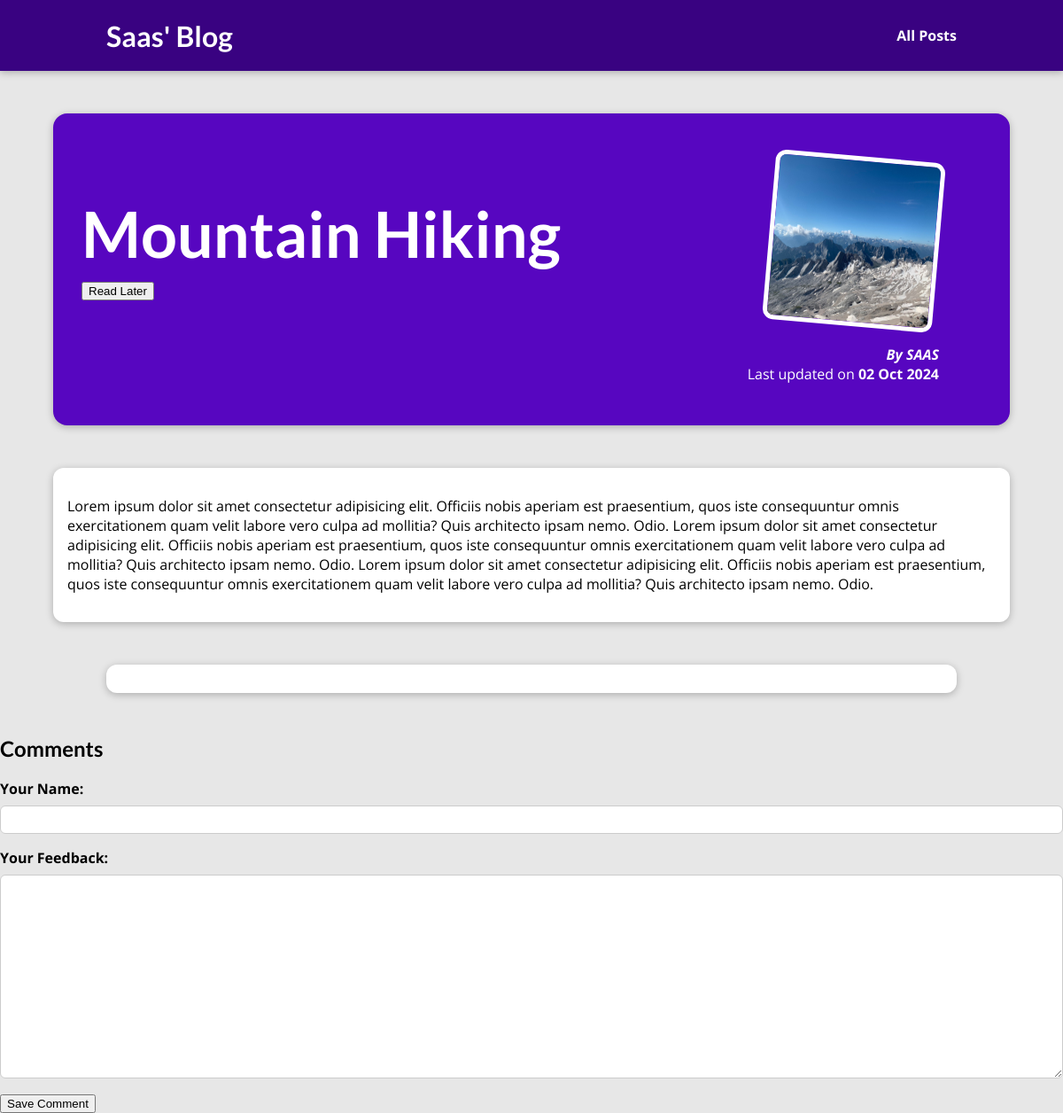
The app's page /posts/mountain-hiking with its own data.
### blog/models.py (models this page shows, shortened)
class Post(models.Model):
    title = models.CharField(max_length= 80)
    excerpt = models.CharField(max_length= 250)
    image = models.ImageField(upload_to="posts", null=True)
    content = models.TextField()
    slug = models.SlugField(unique=True, db_index=True)
    date = models.DateField((""), auto_now=False, auto_now_add=False, null=True)
    author = models.ForeignKey(Author, on_delete=models.SET_NULL, null=True, related_name="posts")
    tags = models.ManyToManyField(Tag)

class Author(models.Model):
    name = models.CharField(max_length=30)
    def __str__(self):
        return f"{self.name}"

### blog/views.py (the view, shortened to what this page needs)
# urls.py: path("posts/<slug:slug>", views.SinglePostView.as_view(), name="post-detail-page")
class SinglePostView(View):
    template_name = "blogs/post-detail.html"
    model = Post
    def get(self, request, slug):
        post= Post.objects.get(slug=slug)
        context = {
            "post":post,
            "pos_tags": post.tags.all(),
            "comment_form": CommentForm(),
            "comments": post.comments.all().order_by("-id")
        }
        return render(request, "blogs/post-detail.html", context)
    def post(self, request, slug):
        comment_form = CommentForm(request.POST)
        post= Post.objects.get(slug=slug)
        if comment_form.is_valid():
            comment = comment_form.save(commit=False)
            comment.post = post
            comment.save()
            return HttpResponseRedirect(reverse("post-detail-page", args=[slug]))
        context = {
            "post":post,
            "post_tags": post.tags.all(),
            "comment_form": comment_form,
            "comments": post.comments.all()
        }
        return render(request, "blogs/post-detail.html", context)

### blog/forms.py
class CommentForm(forms.ModelForm):
    class Meta:
        model = Comment
        exclude = ["post"]
        labels = {
            "user_name":"Your Name",
            "comment_text": "Your Feedback"
        }
        error_messages={
            "user_name":{
                "required": "Your name must not be empty!",
                "max_length": "Please, enter the maximum of 100 characters"
            },
            "comment_text":{
                "required": "Your text must not be empty!"
            }
        }

### blog/templates/blogs/post-detail.html (shortened to what this page needs)
{% extends "base.html" %}
{% load static %}
{% block  css_files %}
    <link rel="stylesheet" href="{% static "blogs/post-details.css" %}">
{% endblock  %}
{% block  content %}
    <section id="summary">
        <h2>{{ post.title }}</h2>
        <div id="read_later">
            <button>Read Later</button>
        </div>
        <article>
            <img src="{{ post.image.url }}" alt={{ post.title }} />
            <address>By {{ post.author}}</address>
            <div>
                Last updated on <time>{{ post.date|date:"d M Y"}}</time>
            </div>
        </article>
    </section>
    <main>
        <p>{{ post.content|linebreaks }}</p>
    </main>
    <section id="comments">
    </section>
    <div class="comment_session">
        <h2>Comments</h2>
        <form actio="{% url "post-detail-page" post.slug %}" method="POST" novalidate>
            {% for form_field in comment_form %}
                <div class="form-control">
                    {{ form_field.label_tag }}
                    {{ form_field }}
                </div>
            {% endfor %}
            <button>Save Comment</button>
        </form>
    </div>
{% endblock %}

### static/app.css (style rules this page uses)
* { box-sizing: border-box; }
html { font-family: 'Open Sans', 'Lato', sans-serif; }
body { margin: 0; }
h1, h2, h3 { font-family: 'Lato', sans-serif; font-weight: bold; }

### blog/static/blogs/post-details.css (style rules this page uses)
body { background-color: #e7e7e7; }
#summary { margin: 8rem auto 3rem auto; padding: 2rem; width: 90%; max-width: 90rem; border-radius: 16px; background-color: #5706c0; position: relative; box-shadow: 0 2px 8px rgba(0, 0, 0, 0.25); height: 22rem; }
.form-control { margin-bottom: 1rem; }
.form-control label { font-weight: bold; margin-bottom: 0.5rem; display: block; }
.form-control input, .form-control textarea { display: block; width: 100%; font: inherit; padding: 0.25rem; border-radius: 6px; border: 1px solid #ccc; }
#comments { margin: 3rem auto; width: 90%; max-width: 60rem; border-radius: 12px; background-color: white; box-shadow: 0 2px 8px rgba(0, 0, 0, 0.25); padding: 1rem 2rem; }
#summary h2 { color: white; font-size: 4.5rem; margin-bottom: 10px; }
#summary article { position: absolute; top: 2rem; right: 3rem; padding: 1rem 2rem; border-radius: 12px; text-align: right; color: white; }
#summary article img { width: 12rem; height: 12rem; border-radius: 12px; transform: rotateZ(5deg); border: 5px solid white; margin-bottom: 1rem; }
#summary address { font-weight: bold; }
#summary time { font-weight: bold; }
main { width: 90%; max-width: 90rem; margin: 3rem auto; background-color: white; padding: 1rem; border-radius: 12px; box-shadow: 0 2px 8px rgba(0, 0, 0, 0.25); }

### records on screen
Post: title "Mountain Hiking", image (picture), author "SAAS", date "02 Oct 2024", content "Lorem ipsum dolor sit amet consectetur adipisicing elit. Officiis nobis aperiam est praesentium, quos iste consequuntur omnis exercitationem quam velit labore vero culpa ad mollitia? Quis architecto ipsam nemo. Odio. Lorem ipsum dolor sit amet consectetur adipisicing elit. Officiis nobis aperiam est praesentium, quos iste consequuntur omnis exercitationem quam velit labore vero culpa ad mollitia? Quis architecto ipsam nemo. Odio. Lorem ipsum dolor sit amet consectetur adipisicing elit. Officiis nobis aperiam est praesentium, quos iste consequuntur omnis exercitationem quam velit labore vero culpa ad mollitia? Quis architecto ipsam nemo. Odio."
